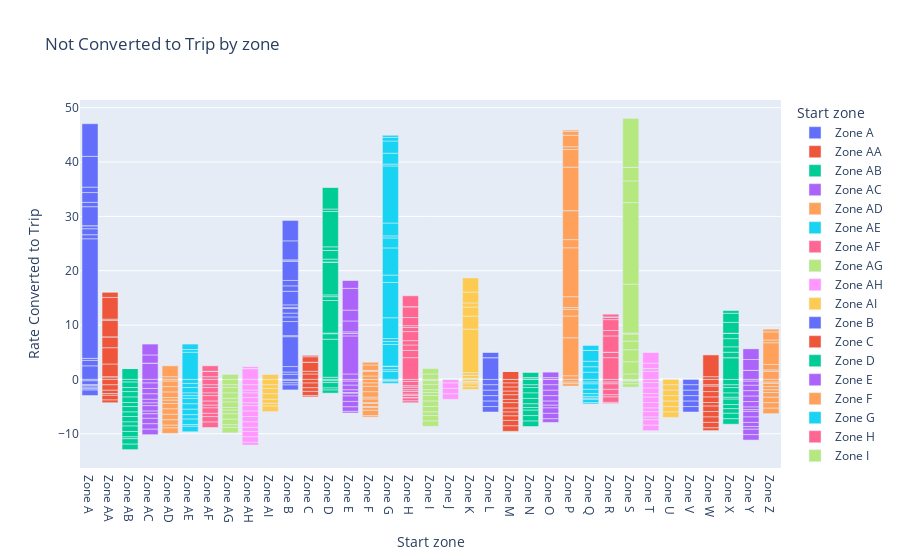

Notebook code for this chart:
### Code cell
dfn['Rate Converted to Trip'] = (dfn['Not Converted to Trip'] - dfn['Converted to Trip'])/dfn['Converted to Trip']
fig = px.bar(dfn, x="Start zone", y='Rate Converted to Trip', color="Start zone"
            ,title="Not Converted to Trip by zone",
            labels={"Converted to Trip": "Not Converted to Trip"})
fig.show()

### Figure 1 — Plotly figure (JSON) as saved in the notebook; plotly's stock layout.template omitted (floating-point values rounded to 4 significant figures)
{"data": [{"alignmentgroup": "True", "hovertemplate": "Start zone=%{x}<br>Rate Converted to Trip=%{y}<extra></extra>", "legendgroup": "Zone A", "marker": {"color": "#636efa"}, "name": "Zone A", "offsetgroup": "Zone A", "orientation": "v", "showlegend": true, "textposition": "auto", "type": "bar", "x": ["Zone A", "Zone A", "Zone A", "Zone A", "Zone A", "Zone A", "Zone A", "Zone A", "Zone A", "Zone A", "Zone A", "Zone A", "Zone A", "Zone A", "Zone A", "Zone A", "Zone A", "Zone A", "Zone A", "Zone A", "Zone A", "Zone A", "Zone A"], "xaxis": "x", "y": [2.5, 1, -0.2667, 0.375, 22, 0.75, -0.6667, -0.2308, -0.2727, null, -0.2778, -0.25, -1, 1.1, null, 0.5556, 0, 3.5, 0.8, 1.8, 1, 5.667, 6], "yaxis": "y"}, {"alignmentgroup": "True", "hovertemplate": "Start zone=%{x}<br>Rate Converted to Trip=%{y}<extra></extra>", "legendgroup": "Zone AA", "marker": {"color": "#EF553B"}, "name": "Zone AA", "offsetgroup": "Zone AA", "orientation": "v", "showlegend": true, "textposition": "auto", "type": "bar", "x": ["Zone AA", "Zone AA", "Zone AA", "Zone AA", "Zone AA", "Zone AA", "Zone AA", "Zone AA", "Zone AA", "Zone AA", "Zone AA", "Zone AA", "Zone AA", "Zone AA", "Zone AA", "Zone AA", "Zone AA", "Zone AA", "Zone AA", "Zone AA", "Zone AA"], "xaxis": "x", "y": [null, 0.5, -1, 0, 0, 2.333, 3, -1, 2, null, null, -0.6, 0, -0.3333, 3, -0.8571, 0.25, -0.5, 4, 1, 0], "yaxis": "y"}, {"alignmentgroup": "True", "hovertemplate": "Start zone=%{x}<br>Rate Converted to Trip=%{y}<extra></extra>", "legendgroup": "Zone AB", "marker": {"color": "#00cc96"}, "name": "Zone AB", "offsetgroup": "Zone AB", "orientation": "v", "showlegend": true, "textposition": "auto", "type": "bar", "x": ["Zone AB", "Zone AB", "Zone AB", "Zone AB", "Zone AB", "Zone AB", "Zone AB", "Zone AB", "Zone AB", "Zone AB", "Zone AB", "Zone AB", "Zone AB", "Zone AB", "Zone AB", "Zone AB", "Zone AB", "Zone AB", "Zone AB", "Zone AB"], "xaxis": "x", "y": [2, -0.5, -1, -0.75, -1, -1, -0.75, -1, -0.8333, null, -1, -0.75, 0, null, -1, -1, -0.3333, -1, -1, 0], "yaxis": "y"}, {"alignmentgroup": "True", "hovertemplate": "Start zone=%{x}<br>Rate Converted to Trip=%{y}<extra></extra>", "legendgroup": "Zone AC", "marker": {"color": "#ab63fa"}, "name": "Zone AC", "offsetgroup": "Zone AC", "orientation": "v", "showlegend": true, "textposition": "auto", "type": "bar", "x": ["Zone AC", "Zone AC", "Zone AC", "Zone AC", "Zone AC", "Zone AC", "Zone AC", "Zone AC", "Zone AC", "Zone AC", "Zone AC", "Zone AC", "Zone AC", "Zone AC", "Zone AC", "Zone AC", "Zone AC", "Zone AC", "Zone AC"], "xaxis": "x", "y": [0, null, 3, -0.6667, 0, -1, -1, -1, -0.6667, 1.5, 2, -0.5, -1, -0.5, -0.8333, null, -1, -1, -1], "yaxis": "y"}, {"alignmentgroup": "True", "hovertemplate": "Start zone=%{x}<br>Rate Converted to Trip=%{y}<extra></extra>", "legendgroup": "Zone AD", "marker": {"color": "#FFA15A"}, "name": "Zone AD", "offsetgroup": "Zone AD", "orientation": "v", "showlegend": true, "textposition": "auto", "type": "bar", "x": ["Zone AD", "Zone AD", "Zone AD", "Zone AD", "Zone AD", "Zone AD", "Zone AD", "Zone AD", "Zone AD", "Zone AD", "Zone AD", "Zone AD", "Zone AD", "Zone AD", "Zone AD", "Zone AD", "Zone AD", "Zone AD"], "xaxis": "x", "y": [0.5, null, -0.3333, -1, -1, null, 2, -1, -0.5, -0.6, -1, -1, -1, -1, null, null, -0.5, -1], "yaxis": "y"}, {"alignmentgroup": "True", "hovertemplate": "Start zone=%{x}<br>Rate Converted to Trip=%{y}<extra></extra>", "legendgroup": "Zone AE", "marker": {"color": "#19d3f3"}, "name": "Zone AE", "offsetgroup": "Zone AE", "orientation": "v", "showlegend": true, "textposition": "auto", "type": "bar", "x": ["Zone AE", "Zone AE", "Zone AE", "Zone AE", "Zone AE", "Zone AE", "Zone AE", "Zone AE", "Zone AE", "Zone AE", "Zone AE", "Zone AE", "Zone AE", "Zone AE", "Zone AE", "Zone AE", "Zone AE"], "xaxis": "x", "y": [-0.75, -0.75, null, null, -1, -0.5, 5, -0.5, -1, 0.5, -1, 1, -1, -0.8, -1, -0.3333, -1], "yaxis": "y"}, {"alignmentgroup": "True", "hovertemplate": "Start zone=%{x}<br>Rate Converted to Trip=%{y}<extra></extra>", "legendgroup": "Zone AF", "marker": {"color": "#FF6692"}, "name": "Zone AF", "offsetgroup": "Zone AF", "orientation": "v", "showlegend": true, "textposition": "auto", "type": "bar", "x": ["Zone AF", "Zone AF", "Zone AF", "Zone AF", "Zone AF", "Zone AF", "Zone AF", "Zone AF", "Zone AF", "Zone AF", "Zone AF", "Zone AF", "Zone AF", "Zone AF", "Zone AF", "Zone AF", "Zone AF"], "xaxis": "x", "y": [0.5, 1, 0, 0, -1, -0.5, -1, -0.5, -1, 0, -0.75, -0.5, -1, -0.6, -1, -1, 1], "yaxis": "y"}, {"alignmentgroup": "True", "hovertemplate": "Start zone=%{x}<br>Rate Converted to Trip=%{y}<extra></extra>", "legendgroup": "Zone AG", "marker": {"color": "#B6E880"}, "name": "Zone AG", "offsetgroup": "Zone AG", "orientation": "v", "showlegend": true, "textposition": "auto", "type": "bar", "x": ["Zone AG", "Zone AG", "Zone AG", "Zone AG", "Zone AG", "Zone AG", "Zone AG", "Zone AG", "Zone AG", "Zone AG", "Zone AG", "Zone AG", "Zone AG", "Zone AG", "Zone AG", "Zone AG", "Zone AG"], "xaxis": "x", "y": [null, -1, -0.5, -1, -1, 1, -0.6667, -1, 0, -0.5, -0.6667, -1, -1, null, 0, -0.5, -1], "yaxis": "y"}, {"alignmentgroup": "True", "hovertemplate": "Start zone=%{x}<br>Rate Converted to Trip=%{y}<extra></extra>", "legendgroup": "Zone AH", "marker": {"color": "#FF97FF"}, "name": "Zone AH", "offsetgroup": "Zone AH", "orientation": "v", "showlegend": true, "textposition": "auto", "type": "bar", "x": ["Zone AH", "Zone AH", "Zone AH", "Zone AH", "Zone AH", "Zone AH", "Zone AH", "Zone AH", "Zone AH", "Zone AH", "Zone AH", "Zone AH", "Zone AH", "Zone AH", "Zone AH", "Zone AH", "Zone AH", "Zone AH", "Zone AH", "Zone AH", "Zone AH", "Zone AH"], "xaxis": "x", "y": [2, 0, -1, -1, null, -0.5, -0.8333, -1, -0.5, -1, 0, -1, -1, 0, -1, null, -0.75, 0, 0.3333, -1, -1, -0.5], "yaxis": "y"}, {"alignmentgroup": "True", "hovertemplate": "Start zone=%{x}<br>Rate Converted to Trip=%{y}<extra></extra>", "legendgroup": "Zone AI", "marker": {"color": "#FECB52"}, "name": "Zone AI", "offsetgroup": "Zone AI", "orientation": "v", "showlegend": true, "textposition": "auto", "type": "bar", "x": ["Zone AI", "Zone AI", "Zone AI", "Zone AI", "Zone AI", "Zone AI", "Zone AI", "Zone AI", "Zone AI", "Zone AI", "Zone AI", "Zone AI", "Zone AI", "Zone AI"], "xaxis": "x", "y": [-1, -0.6667, 1, -1, 0, 0, 0, -1, null, -0.75, -0.5, -1, null, null], "yaxis": "y"}, {"alignmentgroup": "True", "hovertemplate": "Start zone=%{x}<br>Rate Converted to Trip=%{y}<extra></extra>", "legendgroup": "Zone B", "marker": {"color": "#636efa"}, "name": "Zone B", "offsetgroup": "Zone B", "orientation": "v", "showlegend": true, "textposition": "auto", "type": "bar", "x": ["Zone B", "Zone B", "Zone B", "Zone B", "Zone B", "Zone B", "Zone B", "Zone B", "Zone B", "Zone B", "Zone B", "Zone B", "Zone B", "Zone B", "Zone B", "Zone B", "Zone B", "Zone B", "Zone B", "Zone B", "Zone B", "Zone B", "Zone B", "Zone B"], "xaxis": "x", "y": [0.9444, 0.4167, 1, 5.5, -0.2105, 0.1852, 2.6, -0.4286, 0.8462, -0.3846, 0.7083, 0.84, -0.9091, 0.1714, 0.5, 2.5, 1, null, 1, 3.5, 0.2857, 0, 3.5, 3.75], "yaxis": "y"}, {"alignmentgroup": "True", "hovertemplate": "Start zone=%{x}<br>Rate Converted to Trip=%{y}<extra></extra>", "legendgroup": "Zone C", "marker": {"color": "#EF553B"}, "name": "Zone C", "offsetgroup": "Zone C", "orientation": "v", "showlegend": true, "textposition": "auto", "type": "bar", "x": ["Zone C", "Zone C", "Zone C", "Zone C", "Zone C", "Zone C", "Zone C", "Zone C", "Zone C", "Zone C", "Zone C", "Zone C", "Zone C", "Zone C", "Zone C", "Zone C", "Zone C", "Zone C", "Zone C"], "xaxis": "x", "y": [null, 0, 0, 1, null, null, -0.6667, 0.5, 1.667, -0.875, -0.6667, -0.75, -0.25, 0, null, 1, null, null, 0.25], "yaxis": "y"}, {"alignmentgroup": "True", "hovertemplate": "Start zone=%{x}<br>Rate Converted to Trip=%{y}<extra></extra>", "legendgroup": "Zone D", "marker": {"color": "#00cc96"}, "name": "Zone D", "offsetgroup": "Zone D", "orientation": "v", "showlegend": true, "textposition": "auto", "type": "bar", "x": ["Zone D", "Zone D", "Zone D", "Zone D", "Zone D", "Zone D", "Zone D", "Zone D", "Zone D", "Zone D", "Zone D", "Zone D", "Zone D", "Zone D", "Zone D", "Zone D", "Zone D", "Zone D", "Zone D", "Zone D", "Zone D", "Zone D", "Zone D", "Zone D"], "xaxis": "x", "y": [0.4, 7, 1, 0.125, -0.25, 6, 0.7, 0.32, null, null, -0.3333, 6, 0.0625, 0.5217, 1.6, -1, 0, -0.375, 0.6667, -0.5714, 6.5, 0.4545, 4, 0], "yaxis": "y"}, {"alignmentgroup": "True", "hovertemplate": "Start zone=%{x}<br>Rate Converted to Trip=%{y}<extra></extra>", "legendgroup": "Zone E", "marker": {"color": "#ab63fa"}, "name": "Zone E", "offsetgroup": "Zone E", "orientation": "v", "showlegend": true, "textposition": "auto", "type": "bar", "x": ["Zone E", "Zone E", "Zone E", "Zone E", "Zone E", "Zone E", "Zone E", "Zone E", "Zone E", "Zone E", "Zone E", "Zone E", "Zone E", "Zone E", "Zone E", "Zone E", "Zone E", "Zone E", "Zone E", "Zone E", "Zone E", "Zone E", "Zone E"], "xaxis": "x", "y": [-0.3333, -0.7368, null, 1, null, 7, 0.4444, -0.8571, -0.5, -0.125, 0, 0.3077, -0.5, 2, -1, -1, null, 2, -0.8333, 4, -0.2857, 1.5, 0], "yaxis": "y"}, {"alignmentgroup": "True", "hovertemplate": "Start zone=%{x}<br>Rate Converted to Trip=%{y}<extra></extra>", "legendgroup": "Zone F", "marker": {"color": "#FFA15A"}, "name": "Zone F", "offsetgroup": "Zone F", "orientation": "v", "showlegend": true, "textposition": "auto", "type": "bar", "x": ["Zone F", "Zone F", "Zone F", "Zone F", "Zone F", "Zone F", "Zone F", "Zone F", "Zone F", "Zone F", "Zone F", "Zone F", "Zone F", "Zone F", "Zone F", "Zone F", "Zone F", "Zone F", "Zone F", "Zone F", "Zone F", "Zone F", "Zone F"], "xaxis": "x", "y": [-0.6667, null, -0.625, 0.625, -1, -1, -0.3333, 0.8333, 0.2, -0.6667, -0.1429, 0, -0.6, 1, 0.5, -0.125, -0.5294, null, null, -1, -0.25, null, null], "yaxis": "y"}, {"alignmentgroup": "True", "hovertemplate": "Start zone=%{x}<br>Rate Converted to Trip=%{y}<extra></extra>", "legendgroup": "Zone G", "marker": {"color": "#19d3f3"}, "name": "Zone G", "offsetgroup": "Zone G", "orientation": "v", "showlegend": true, "textposition": "auto", "type": "bar", "x": ["Zone G", "Zone G", "Zone G", "Zone G", "Zone G", "Zone G", "Zone G", "Zone G", "Zone G", "Zone G", "Zone G", "Zone G", "Zone G", "Zone G", "Zone G", "Zone G", "Zone G", "Zone G", "Zone G", "Zone G", "Zone G", "Zone G", "Zone G", "Zone G"], "xaxis": "x", "y": [1.444, 0.34, 0.6552, 0, 0, 4, -0.25, 0.5366, 0.5385, 3.833, -0.08333, 6.5, 1.348, 5, -0.4, 1.833, 0.381, 2.364, 10.5, 0.3455, 2, 2.25, 0.6667, 0.381], "yaxis": "y"}, {"alignmentgroup": "True", "hovertemplate": "Start zone=%{x}<br>Rate Converted to Trip=%{y}<extra></extra>", "legendgroup": "Zone H", "marker": {"color": "#FF6692"}, "name": "Zone H", "offsetgroup": "Zone H", "orientation": "v", "showlegend": true, "textposition": "auto", "type": "bar", "x": ["Zone H", "Zone H", "Zone H", "Zone H", "Zone H", "Zone H", "Zone H", "Zone H", "Zone H", "Zone H", "Zone H", "Zone H", "Zone H", "Zone H", "Zone H", "Zone H", "Zone H", "Zone H", "Zone H", "Zone H", "Zone H", "Zone H", "Zone H", "Zone H"], "xaxis": "x", "y": [-0.3846, 4, -0.8, 1.333, 1, -0.2857, 0.8, -0.4545, null, 1.667, -0.3077, -0.5, 0.75, 0.3333, -0.2308, -0.4, -0.0625, 1.5, 2, 0, -0.5385, 0, 2, -0.3333], "yaxis": "y"}, {"alignmentgroup": "True", "hovertemplate": "Start zone=%{x}<br>Rate Converted to Trip=%{y}<extra></extra>", "legendgroup": "Zone I", "marker": {"color": "#B6E880"}, "name": "Zone I", "offsetgroup": "Zone I", "orientation": "v", "showlegend": true, "textposition": "auto", "type": "bar", "x": ["Zone I", "Zone I", "Zone I", "Zone I", "Zone I", "Zone I", "Zone I", "Zone I", "Zone I", "Zone I", "Zone I", "Zone I", "Zone I", "Zone I", "Zone I", "Zone I"], "xaxis": "x", "y": [null, 0, 1, null, -0.25, -0.6667, -1, -0.5, -0.5714, -1, 1, -1, -1, -0.6667, -1, -1], "yaxis": "y"}, {"alignmentgroup": "True", "hovertemplate": "Start zone=%{x}<br>Rate Converted to Trip=%{y}<extra></extra>", "legendgroup": "Zone J", "marker": {"color": "#FF97FF"}, "name": "Zone J", "offsetgroup": "Zone J", "orientation": "v", "showlegend": true, "textposition": "auto", "type": "bar", "x": ["Zone J", "Zone J", "Zone J", "Zone J", "Zone J", "Zone J", "Zone J", "Zone J", "Zone J", "Zone J"], "xaxis": "x", "y": [-0.6667, -1, 0, -1, 0, null, -1, null, null, 0], "yaxis": "y"}, {"alignmentgroup": "True", "hovertemplate": "Start zone=%{x}<br>Rate Converted to Trip=%{y}<extra></extra>", "legendgroup": "Zone K", "marker": {"color": "#FECB52"}, "name": "Zone K", "offsetgroup": "Zone K", "orientation": "v", "showlegend": true, "textposition": "auto", "type": "bar", "x": ["Zone K", "Zone K", "Zone K", "Zone K", "Zone K", "Zone K", "Zone K", "Zone K", "Zone K", "Zone K", "Zone K", "Zone K", "Zone K", "Zone K", "Zone K", "Zone K", "Zone K", "Zone K", "Zone K", "Zone K", "Zone K", "Zone K", "Zone K"], "xaxis": "x", "y": [0, 0.2105, -0.375, 0, null, 0, 0, 0, null, 0.5385, -0.1429, 0.5, -0.3333, 8, null, 2.4, 1.667, 0.75, -0.5, -0.5, null, 2, 2.6], "yaxis": "y"}, {"alignmentgroup": "True", "hovertemplate": "Start zone=%{x}<br>Rate Converted to Trip=%{y}<extra></extra>", "legendgroup": "Zone L", "marker": {"color": "#636efa"}, "name": "Zone L", "offsetgroup": "Zone L", "orientation": "v", "showlegend": true, "textposition": "auto", "type": "bar", "x": ["Zone L", "Zone L", "Zone L", "Zone L", "Zone L", "Zone L", "Zone L", "Zone L", "Zone L", "Zone L", "Zone L", "Zone L", "Zone L", "Zone L", "Zone L"], "xaxis": "x", "y": [0, null, null, null, -1, -1, 4, 0, 1, 0, null, -1, -1, -1, -1], "yaxis": "y"}, {"alignmentgroup": "True", "hovertemplate": "Start zone=%{x}<br>Rate Converted to Trip=%{y}<extra></extra>", "legendgroup": "Zone M", "marker": {"color": "#EF553B"}, "name": "Zone M", "offsetgroup": "Zone M", "orientation": "v", "showlegend": true, "textposition": "auto", "type": "bar", "x": ["Zone M", "Zone M", "Zone M", "Zone M", "Zone M", "Zone M", "Zone M", "Zone M", "Zone M", "Zone M", "Zone M", "Zone M", "Zone M", "Zone M", "Zone M", "Zone M", "Zone M", "Zone M", "Zone M", "Zone M", "Zone M"], "xaxis": "x", "y": [0, 0, -0.6667, 0, -0.75, -0.75, -0.6667, -0.8571, -0.6, -1, -0.7143, -0.7143, 1.5, -0.8333, null, 0, 0, -1, null, -1, 0], "yaxis": "y"}, {"alignmentgroup": "True", "hovertemplate": "Start zone=%{x}<br>Rate Converted to Trip=%{y}<extra></extra>", "legendgroup": "Zone N", "marker": {"color": "#00cc96"}, "name": "Zone N", "offsetgroup": "Zone N", "orientation": "v", "showlegend": true, "textposition": "auto", "type": "bar", "x": ["Zone N", "Zone N", "Zone N", "Zone N", "Zone N", "Zone N", "Zone N", "Zone N", "Zone N", "Zone N", "Zone N", "Zone N", "Zone N", "Zone N", "Zone N", "Zone N", "Zone N", "Zone N", "Zone N", "Zone N"], "xaxis": "x", "y": [-1, 0, -0.5, null, -1, null, 0.3333, -1, 0, -1, -0.6667, -0.5, 0, -1, 0, 1, null, 0, -1, -1], "yaxis": "y"}, {"alignmentgroup": "True", "hovertemplate": "Start zone=%{x}<br>Rate Converted to Trip=%{y}<extra></extra>", "legendgroup": "Zone O", "marker": {"color": "#ab63fa"}, "name": "Zone O", "offsetgroup": "Zone O", "orientation": "v", "showlegend": true, "textposition": "auto", "type": "bar", "x": ["Zone O", "Zone O", "Zone O", "Zone O", "Zone O", "Zone O", "Zone O", "Zone O", "Zone O", "Zone O", "Zone O", "Zone O", "Zone O", "Zone O", "Zone O"], "xaxis": "x", "y": [-1, -1, 0, -1, -1, 0, -0.75, 0, -0.5, -1, -1, 0.3333, -0.6667, 0, 1], "yaxis": "y"}, {"alignmentgroup": "True", "hovertemplate": "Start zone=%{x}<br>Rate Converted to Trip=%{y}<extra></extra>", "legendgroup": "Zone P", "marker": {"color": "#FFA15A"}, "name": "Zone P", "offsetgroup": "Zone P", "orientation": "v", "showlegend": true, "textposition": "auto", "type": "bar", "x": ["Zone P", "Zone P", "Zone P", "Zone P", "Zone P", "Zone P", "Zone P", "Zone P", "Zone P", "Zone P", "Zone P", "Zone P", "Zone P", "Zone P", "Zone P", "Zone P", "Zone P", "Zone P", "Zone P", "Zone P", "Zone P", "Zone P", "Zone P", "Zone P"], "xaxis": "x", "y": [0.6667, 7, 4, 1.222, 0.3333, 0, -0.5, 2, null, 9, null, 1.5, 5.333, 0, 8, null, 3.25, 0.5, -0.3, -0.4286, 2.125, 0.7273, null, 0.2222], "yaxis": "y"}, {"alignmentgroup": "True", "hovertemplate": "Start zone=%{x}<br>Rate Converted to Trip=%{y}<extra></extra>", "legendgroup": "Zone Q", "marker": {"color": "#19d3f3"}, "name": "Zone Q", "offsetgroup": "Zone Q", "orientation": "v", "showlegend": true, "textposition": "auto", "type": "bar", "x": ["Zone Q", "Zone Q", "Zone Q", "Zone Q", "Zone Q", "Zone Q", "Zone Q", "Zone Q", "Zone Q", "Zone Q", "Zone Q", "Zone Q", "Zone Q", "Zone Q", "Zone Q", "Zone Q", "Zone Q", "Zone Q", "Zone Q", "Zone Q"], "xaxis": "x", "y": [null, null, 1.333, -0.5, -0.3333, -1, -0.8, 1, 1, -0.5, 2, 0, 1, -0.3333, -0.2, -0.6, -0.25, 0, 0, null], "yaxis": "y"}, {"alignmentgroup": "True", "hovertemplate": "Start zone=%{x}<br>Rate Converted to Trip=%{y}<extra></extra>", "legendgroup": "Zone R", "marker": {"color": "#FF6692"}, "name": "Zone R", "offsetgroup": "Zone R", "orientation": "v", "showlegend": true, "textposition": "auto", "type": "bar", "x": ["Zone R", "Zone R", "Zone R", "Zone R", "Zone R", "Zone R", "Zone R", "Zone R", "Zone R", "Zone R", "Zone R", "Zone R", "Zone R", "Zone R", "Zone R", "Zone R", "Zone R", "Zone R", "Zone R", "Zone R", "Zone R"], "xaxis": "x", "y": [-0.5, 4, -0.3333, 1, -1, null, null, null, null, 0, -1, 3, 1, -0.4, -1, -0.2, 2, 0.5, 0, 0, 0.5], "yaxis": "y"}, {"alignmentgroup": "True", "hovertemplate": "Start zone=%{x}<br>Rate Converted to Trip=%{y}<extra></extra>", "legendgroup": "Zone S", "marker": {"color": "#B6E880"}, "name": "Zone S", "offsetgroup": "Zone S", "orientation": "v", "showlegend": true, "textposition": "auto", "type": "bar", "x": ["Zone S", "Zone S", "Zone S", "Zone S", "Zone S", "Zone S", "Zone S", "Zone S", "Zone S", "Zone S", "Zone S", "Zone S", "Zone S", "Zone S", "Zone S", "Zone S", "Zone S", "Zone S", "Zone S", "Zone S", "Zone S", "Zone S", "Zone S"], "xaxis": "x", "y": [-0.2, 0, 1, -0.125, 2.25, null, 2.2, 1.6, 1.333, null, null, -0.5, 0, null, 0.1429, 9, 15, 4, 2.5, 0, -0.6, null, 9], "yaxis": "y"}, {"alignmentgroup": "True", "hovertemplate": "Start zone=%{x}<br>Rate Converted to Trip=%{y}<extra></extra>", "legendgroup": "Zone T", "marker": {"color": "#FF97FF"}, "name": "Zone T", "offsetgroup": "Zone T", "orientation": "v", "showlegend": true, "textposition": "auto", "type": "bar", "x": ["Zone T", "Zone T", "Zone T", "Zone T", "Zone T", "Zone T", "Zone T", "Zone T", "Zone T", "Zone T", "Zone T", "Zone T", "Zone T", "Zone T", "Zone T", "Zone T", "Zone T", "Zone T", "Zone T", "Zone T", "Zone T"], "xaxis": "x", "y": [-0.6, -1, 0, -1, 1.5, -0.6667, null, -1, -1, -0.6667, 0.5, -1, 0, 0, 0, 1, -0.5, 2, 0, -1, -1], "yaxis": "y"}, {"alignmentgroup": "True", "hovertemplate": "Start zone=%{x}<br>Rate Converted to Trip=%{y}<extra></extra>", "legendgroup": "Zone U", "marker": {"color": "#FECB52"}, "name": "Zone U", "offsetgroup": "Zone U", "orientation": "v", "showlegend": true, "textposition": "auto", "type": "bar", "x": ["Zone U", "Zone U", "Zone U", "Zone U", "Zone U", "Zone U", "Zone U", "Zone U", "Zone U", "Zone U", "Zone U"], "xaxis": "x", "y": [-1, -1, -1, null, -1, -1, null, null, null, -1, -1], "yaxis": "y"}, {"alignmentgroup": "True", "hovertemplate": "Start zone=%{x}<br>Rate Converted to Trip=%{y}<extra></extra>", "legendgroup": "Zone V", "marker": {"color": "#636efa"}, "name": "Zone V", "offsetgroup": "Zone V", "orientation": "v", "showlegend": true, "textposition": "auto", "type": "bar", "x": ["Zone V", "Zone V", "Zone V", "Zone V", "Zone V", "Zone V", "Zone V", "Zone V", "Zone V"], "xaxis": "x", "y": [-1, -1, null, -1, -1, -1, null, -1, null], "yaxis": "y"}, {"alignmentgroup": "True", "hovertemplate": "Start zone=%{x}<br>Rate Converted to Trip=%{y}<extra></extra>", "legendgroup": "Zone W", "marker": {"color": "#EF553B"}, "name": "Zone W", "offsetgroup": "Zone W", "orientation": "v", "showlegend": true, "textposition": "auto", "type": "bar", "x": ["Zone W", "Zone W", "Zone W", "Zone W", "Zone W", "Zone W", "Zone W", "Zone W", "Zone W", "Zone W", "Zone W", "Zone W", "Zone W", "Zone W", "Zone W", "Zone W", "Zone W", "Zone W"], "xaxis": "x", "y": [-1, -0.25, null, 0.5, -1, -1, null, -1, -0.6667, null, 4, -1, -1, -1, null, -1, null, -0.5], "yaxis": "y"}, {"alignmentgroup": "True", "hovertemplate": "Start zone=%{x}<br>Rate Converted to Trip=%{y}<extra></extra>", "legendgroup": "Zone X", "marker": {"color": "#00cc96"}, "name": "Zone X", "offsetgroup": "Zone X", "orientation": "v", "showlegend": true, "textposition": "auto", "type": "bar", "x": ["Zone X", "Zone X", "Zone X", "Zone X", "Zone X", "Zone X", "Zone X", "Zone X", "Zone X", "Zone X", "Zone X", "Zone X", "Zone X", "Zone X", "Zone X", "Zone X", "Zone X", "Zone X", "Zone X", "Zone X", "Zone X", "Zone X"], "xaxis": "x", "y": [-1, -0.5, 4, 0, null, -1, -0.8, -0.3333, 1, 1, 1.5, 1, 0, 0, -1, 2, -0.75, -0.8571, 1.667, -1, 0.5, -1], "yaxis": "y"}, {"alignmentgroup": "True", "hovertemplate": "Start zone=%{x}<br>Rate Converted to Trip=%{y}<extra></extra>", "legendgroup": "Zone Y", "marker": {"color": "#ab63fa"}, "name": "Zone Y", "offsetgroup": "Zone Y", "orientation": "v", "showlegend": true, "textposition": "auto", "type": "bar", "x": ["Zone Y", "Zone Y", "Zone Y", "Zone Y", "Zone Y", "Zone Y", "Zone Y", "Zone Y", "Zone Y", "Zone Y", "Zone Y", "Zone Y", "Zone Y", "Zone Y", "Zone Y", "Zone Y", "Zone Y", "Zone Y", "Zone Y", "Zone Y", "Zone Y"], "xaxis": "x", "y": [null, 1.667, -0.3333, -0.75, 0, -1, 2, -1, -1, null, -1, 2, 0, -0.5, -0.3333, -1, -1, -0.75, -0.5, -1, -1], "yaxis": "y"}, {"alignmentgroup": "True", "hovertemplate": "Start zone=%{x}<br>Rate Converted to Trip=%{y}<extra></extra>", "legendgroup": "Zone Z", "marker": {"color": "#FFA15A"}, "name": "Zone Z", "offsetgroup": "Zone Z", "orientation": "v", "showlegend": true, "textposition": "auto", "type": "bar", "x": ["Zone Z", "Zone Z", "Zone Z", "Zone Z", "Zone Z", "Zone Z", "Zone Z", "Zone Z", "Zone Z", "Zone Z", "Zone Z", "Zone Z", "Zone Z", "Zone Z", "Zone Z", "Zone Z", "Zone Z", "Zone Z", "Zone Z"], "xaxis": "x", "y": [0, 1.5, 0.25, 1, null, 4, 0.5, -0.5, -0.25, 1.5, -0.5714, -0.6, -0.5, -0.875, -1, -1, null, 0.5, -1], "yaxis": "y"}], "layout": {"barmode": "relative", "legend": {"title": {"text": "Start zone"}, "tracegroupgap": 0}, "title": {"text": "Not Converted to Trip by zone"}, "xaxis": {"anchor": "y", "categoryarray": ["Zone A", "Zone AA", "Zone AB", "Zone AC", "Zone AD", "Zone AE", "Zone AF", "Zone AG", "Zone AH", "Zone AI", "Zone B", "Zone C", "Zone D", "Zone E", "Zone F", "Zone G", "Zone H", "Zone I", "Zone J", "Zone K", "Zone L", "Zone M", "Zone N", "Zone O", "Zone P", "Zone Q", "Zone R", "Zone S", "Zone T", "Zone U", "Zone V", "Zone W", "Zone X", "Zone Y", "Zone Z"], "categoryorder": "array", "domain": [0, 1], "title": {"text": "Start zone"}}, "yaxis": {"anchor": "x", "domain": [0, 1], "title": {"text": "Rate Converted to Trip"}}}}
